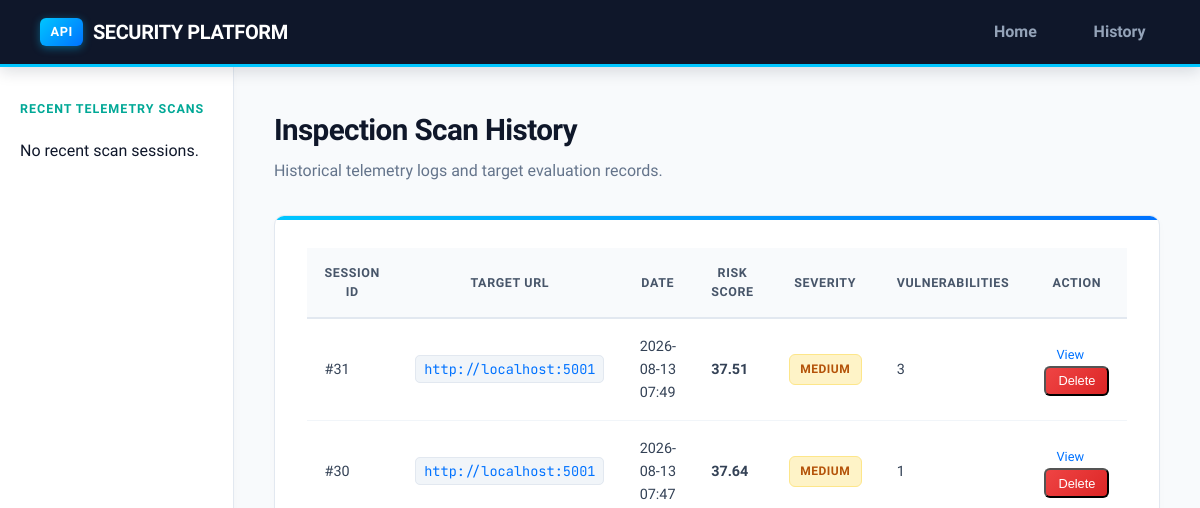
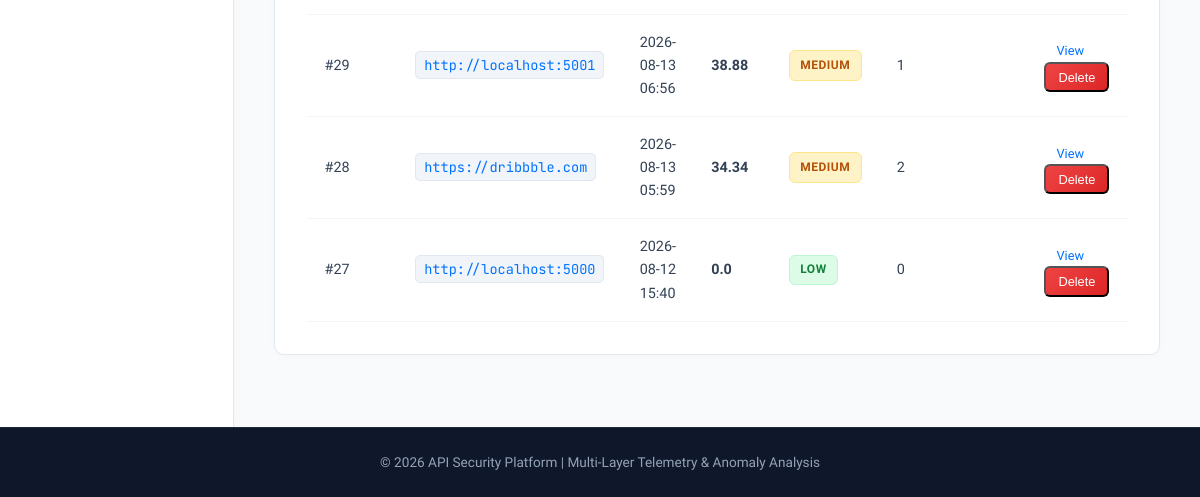
Before: /history with the older database file (2 pictures, top to bottom).
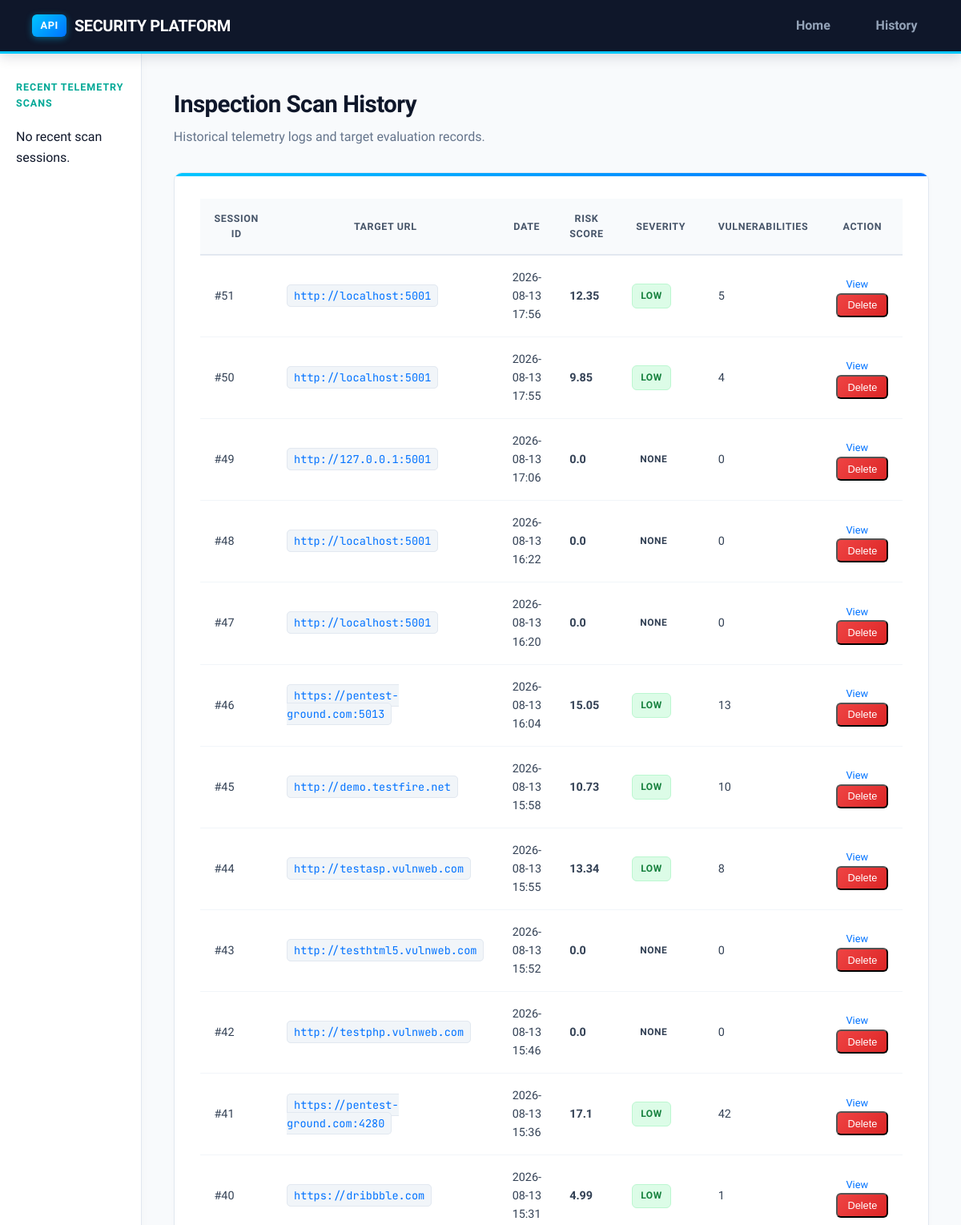
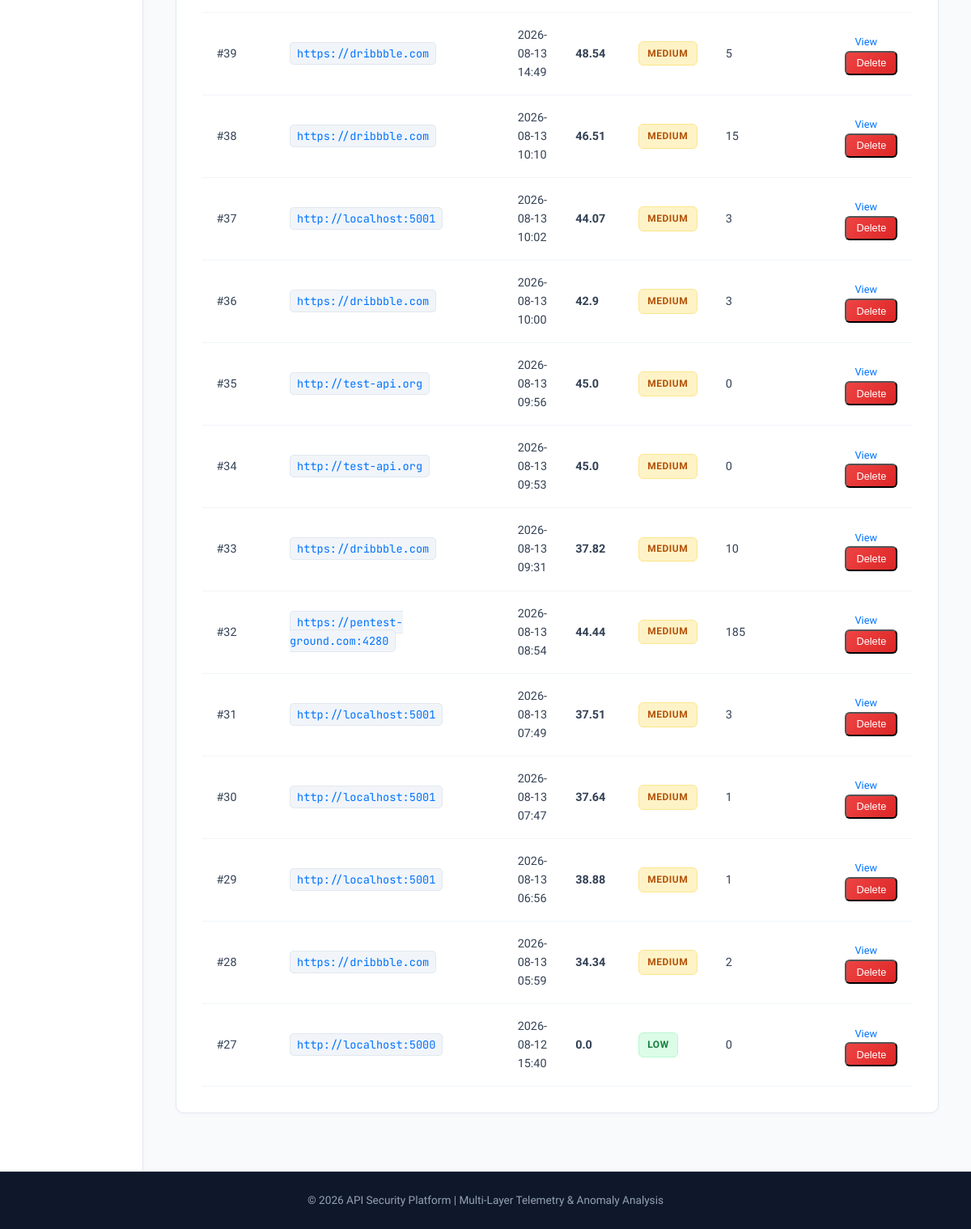
After: the same page with the newer database file (2 pictures, top to bottom).
### database/models.py (models this page shows)
class ScanSession(Base):
    __tablename__ = "scan_sessions"
    id = Column(Integer, primary_key=True, index=True)
    target_url = Column(String(500), nullable=False)
    scan_start_time = Column(DateTime, default=datetime.utcnow)
    scan_end_time = Column(DateTime, nullable=True)
    total_endpoints_found = Column(Integer, default=0)
    total_vulnerabilities_found = Column(Integer, default=0)
    overall_risk_score = Column(Float, default=0.0)
    overall_severity = Column(String(20), default="Low")
    endpoints = relationship("Endpoint", back_populates="session", cascade="all, delete-orphan")
    findings = relationship("Finding", back_populates="session", cascade="all, delete-orphan")
    reports = relationship("Report", back_populates="session", cascade="all, delete-orphan")

### dashboard/routes.py (the view)
@dashboard_bp.route("/history")
def history():
    sessions = get_all_sessions()
    return render_template("history.html", sessions=sessions)

### database/db.py (called while the page is built)
def get_all_sessions() -> List[ScanSession]:
    db = SessionLocal()
    try:
        return db.query(ScanSession).order_by(ScanSession.scan_start_time.desc()).all()
    finally:
        db.close()

### dashboard/templates/history.html (shortened to what this page needs)
{% extends "base.html" %}
{% block content %}
<div class="page-header">
    <h1>Inspection Scan History</h1>
    <p>Historical telemetry logs and target evaluation records.</p>
</div>
<div class="card table-card">
    <table>
        <thead>
            <tr>
                <th>Session ID</th>
                <th>Target URL</th>
                <th>Date</th>
                <th>Risk Score</th>
                <th>Severity</th>
                <th>Vulnerabilities</th>
                <th>Action</th>
            </tr>
        </thead>
        <tbody>
            {% for sess in sessions %}
            <tr>
                <td>#{{ sess.id }}</td>
                <td><code>{{ sess.target_url }}</code></td>
                <td>{{ sess.scan_start_time.strftime('%Y-%m-%d %H:%M') if sess.scan_start_time else 'N/A' }}</td>
                <td><strong>{{ sess.overall_risk_score }}</strong></td>
                <td><span class="badge {{ sess.overall_severity|lower }}">{{ sess.overall_severity }}</span></td>
                <td>{{ sess.total_vulnerabilities_found }}</td>
                <td class="actions-cell">
                    <a href="{{ url_for('dashboard.results', session_id=sess.id) }}" class="btn-sm">View</a>
                    <form action="{{ url_for('dashboard.delete_scan', session_id=sess.id) }}" method="POST" style="display:inline;">
                        <button type="submit" class="btn-sm btn-danger" onclick="return confirm('Delete this scan session record?')">Delete</button>
                    </form>
                </td>
            </tr>
            {% else %}
            <tr>
                <td colspan="7" class="text-center">No past inspection scan sessions recorded.</td>
            </tr>
            {% endfor %}
        </tbody>
    </table>
</div>
{% endblock %}

Changed rows visible on the page:
added ScanSession: id "51", target_url "http://localhost:5001", scan_start_time "2026-08-13 17:56", overall_risk_score "12.35", overall_severity "LOW", total_vulnerabilities_found "5"
added ScanSession: id "50", target_url "http://localhost:5001", scan_start_time "2026-08-13 17:55", overall_risk_score "9.85", overall_severity "LOW", total_vulnerabilities_found "4"
added ScanSession: id "49", target_url "http://127.0.0.1:5001", scan_start_time "2026-08-13 17:06", overall_risk_score "0.0", overall_severity "NONE", total_vulnerabilities_found "0"
added ScanSession: id "48", target_url "http://localhost:5001", scan_start_time "2026-08-13 16:22", overall_risk_score "0.0", overall_severity "NONE", total_vulnerabilities_found "0"
added ScanSession: id "47", target_url "http://localhost:5001", scan_start_time "2026-08-13 16:20", overall_risk_score "0.0", overall_severity "NONE", total_vulnerabilities_found "0"
added ScanSession: id "46", target_url "https://pentest-ground.com:5013", scan_start_time "2026-08-13 16:04", overall_risk_score "15.05", overall_severity "LOW", total_vulnerabilities_found "13"
added ScanSession: id "45", target_url "http://demo.testfire.net", scan_start_time "2026-08-13 15:58", overall_risk_score "10.73", overall_severity "LOW", total_vulnerabilities_found "10"
added ScanSession: id "44", target_url "http://testasp.vulnweb.com", scan_start_time "2026-08-13 15:55", overall_risk_score "13.34", overall_severity "LOW", total_vulnerabilities_found "8"
added ScanSession: id "43", target_url "http://testhtml5.vulnweb.com", scan_start_time "2026-08-13 15:52", overall_risk_score "0.0", overall_severity "NONE", total_vulnerabilities_found "0"
added ScanSession: id "42", target_url "http://testphp.vulnweb.com", scan_start_time "2026-08-13 15:46", overall_risk_score "0.0", overall_severity "NONE", total_vulnerabilities_found "0"
added ScanSession: id "41", target_url "https://pentest-ground.com:4280", scan_start_time "2026-08-13 15:36", overall_risk_score "17.1", overall_severity "LOW", total_vulnerabilities_found "42"
added ScanSession: id "40", target_url "https://dribbble.com", scan_start_time "2026-08-13 15:31", overall_risk_score "4.99", overall_severity "LOW", total_vulnerabilities_found "1"
added ScanSession: id "39", target_url "https://dribbble.com", scan_start_time "2026-08-13 14:49", overall_risk_score "48.54", overall_severity "MEDIUM", total_vulnerabilities_found "5"
added ScanSession: id "38", target_url "https://dribbble.com", scan_start_time "2026-08-13 10:10", overall_risk_score "46.51", overall_severity "MEDIUM", total_vulnerabilities_found "15"
added ScanSession: id "37", target_url "http://localhost:5001", scan_start_time "2026-08-13 10:02", overall_risk_score "44.07", overall_severity "MEDIUM", total_vulnerabilities_found "3"
added ScanSession: id "36", target_url "https://dribbble.com", scan_start_time "2026-08-13 10:00", overall_risk_score "42.9", overall_severity "MEDIUM", total_vulnerabilities_found "3"
added ScanSession: id "35", target_url "http://test-api.org", scan_start_time "2026-08-13 09:56", overall_risk_score "45.0", overall_severity "MEDIUM", total_vulnerabilities_found "0"
added ScanSession: id "34", target_url "http://test-api.org", scan_start_time "2026-08-13 09:53", overall_risk_score "45.0", overall_severity "MEDIUM", total_vulnerabilities_found "0"
added ScanSession: id "33", target_url "https://dribbble.com", scan_start_time "2026-08-13 09:31", overall_risk_score "37.82", overall_severity "MEDIUM", total_vulnerabilities_found "10"
added ScanSession: id "32", target_url "https://pentest-ground.com:4280", scan_start_time "2026-08-13 08:54", overall_risk_score "44.44", overall_severity "MEDIUM", total_vulnerabilities_found "185"
